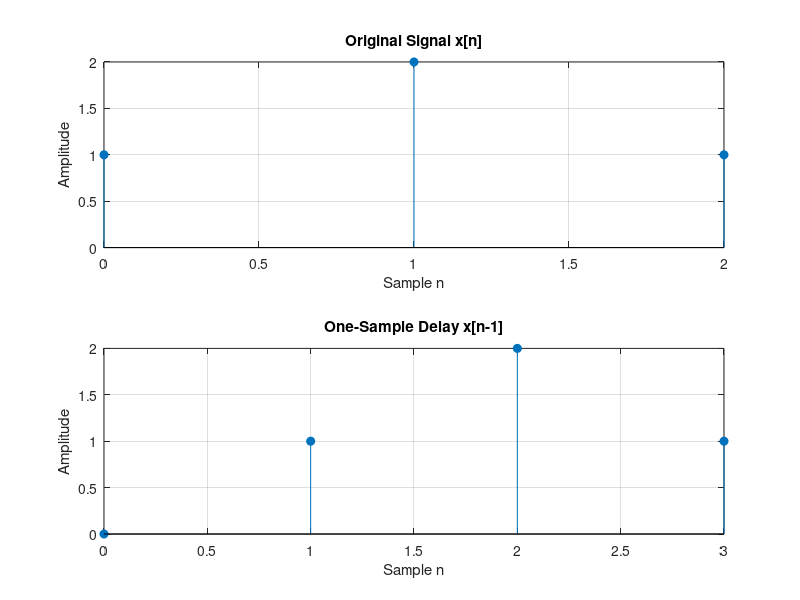
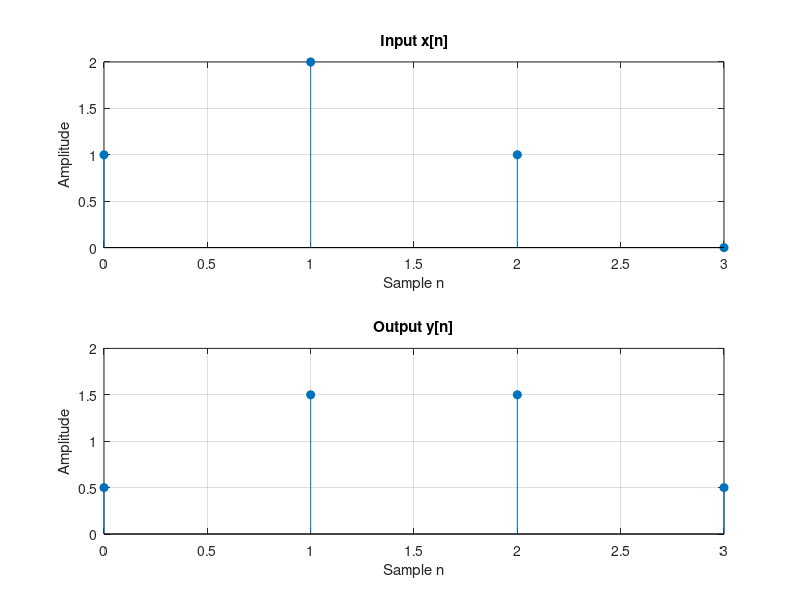

Recreate these plots in MATLAB, in order.
% Part 1
clear; clc; close all;

x = [1 2 1];
n = 0:length(x)-1;

% Delay the signal by one sample
xDelayed = [0 x];
nDelayed = 0:length(xDelayed)-1;

figure;
subplot(2,1,1);
stem(n, x, 'filled');
title('Original Signal x[n]');
xlabel('Sample n'); ylabel('Amplitude');
grid on;

subplot(2,1,2);
stem(nDelayed, xDelayed, 'filled');
title('One-Sample Delay x[n-1]');
xlabel('Sample n'); ylabel('Amplitude');
grid on;

% Part 2

% Coefficients of H(z) = 0.5 + 0.5*z^(-1)
b = [0.5 0.5];
a = 1;

% Add one zero to show the final output sample
xInput = [x 0];
y = filter(b, a, xInput);
nOutput = 0:length( y )-1;

figure;
subplot(2,1,1);
stem(nOutput, xInput, 'filled');
title('Input x[n]');
xlabel('Sample n'); ylabel('Amplitude');
grid on;

subplot(2,1,2);
stem(nOutput, y, 'filled');
title('Output y[n]');
xlabel('Sample n'); ylabel('Amplitude');
grid on;

disp('Output samples:');
disp( y ) ;
